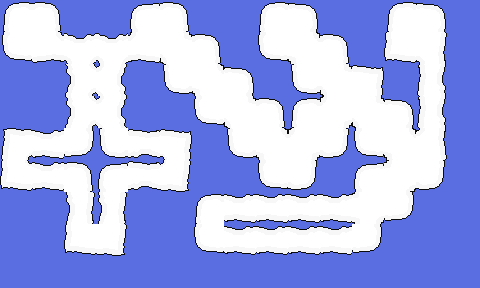

This is a level from a 2D game, rendered from its Tiled map with the project's own tilesets. A one-line summary and the complete map file follow:
An orthogonal 15x9 tile map with 32x32 px tiles, 2 tile layers (sky, clouds).

<map version="1.9" tiledversion="1.9.2" orientation="orthogonal" renderorder="right-down" width="15" height="9" tilewidth="32" tileheight="32" infinite="0" nextlayerid="3" nextobjectid="1">
 <tileset firstgid="1" source="clouds.tsx" />
 <layer id="1" name="sky" width="15" height="9">
  <data encoding="csv">
15,15,15,15,15,15,15,15,15,15,15,15,15,15,15,
15,15,15,15,15,15,15,15,15,15,15,15,15,15,15,
15,15,15,15,15,15,15,15,15,15,15,15,15,15,15,
15,15,15,15,15,15,15,15,15,15,15,15,15,15,15,
15,15,15,15,15,15,15,15,15,15,15,15,15,15,15,
15,15,15,15,15,15,15,15,15,15,15,15,15,15,15,
15,15,15,15,15,15,15,15,15,15,15,15,15,15,15,
15,15,15,15,15,15,15,15,15,15,15,15,15,15,15,
15,15,15,15,15,15,15,15,15,15,15,15,15,15,15
</data>
 </layer>
 <layer id="2" name="clouds" width="15" height="9">
  <data encoding="csv">
2,4,0,0,1610612740,4,0,0,2,2684354562,0,0,2,2684354562,0,
1610612738,1073741830,1,1,3221225478,2684354580,4,0,1610612738,1610612756,4,0,8,2684354566,0,
0,0,1610612737,2684354561,0,3221225476,1610612756,2684354562,0,3221225476,2684354580,3221225480,0,2684354579,0,
0,0,1610612737,2684354561,0,0,1610612738,2684354580,4,2147483652,3758096404,2684354580,3758096388,2684354579,0,
2684354567,19,2684354564,3221225476,3221225491,3221225479,0,3221225476,1610612756,3758096404,1073741828,536870916,1610612756,3758096390,0,
7,19,4,1610612740,3221225491,1610612743,0,0,1610612738,3221225474,0,3221225490,20,3221225474,0,
0,0,1610612755,1610612755,0,0,2,19,19,19,19,1610612749,18,0,0,
0,0,8,1610612744,0,0,1610612738,19,19,19,19,2684354564,0,0,0,
0,0,0,0,0,0,0,0,0,0,0,0,0,0,0
</data>
 </layer>
</map>